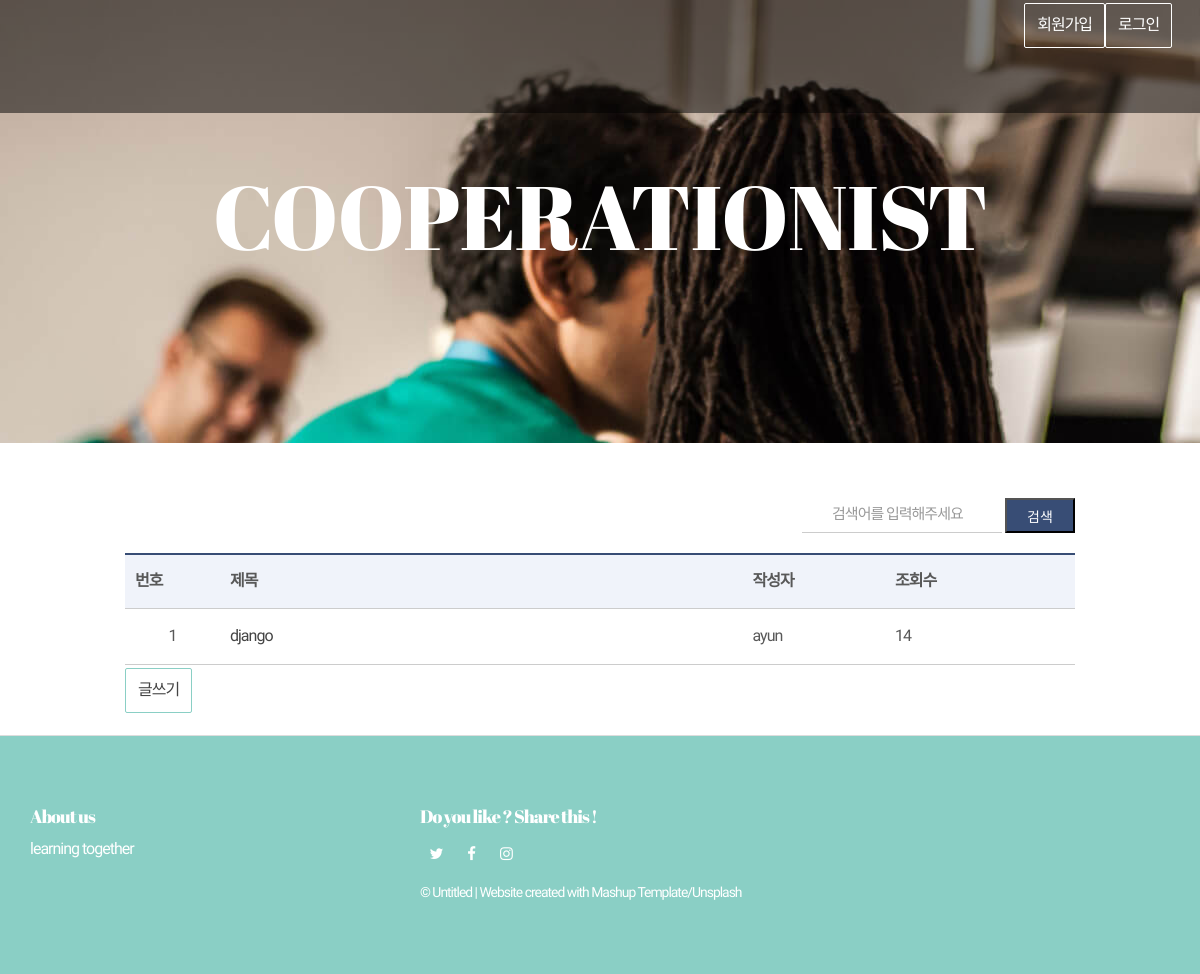
/viewList/, run on an earlier commit of the app's database.
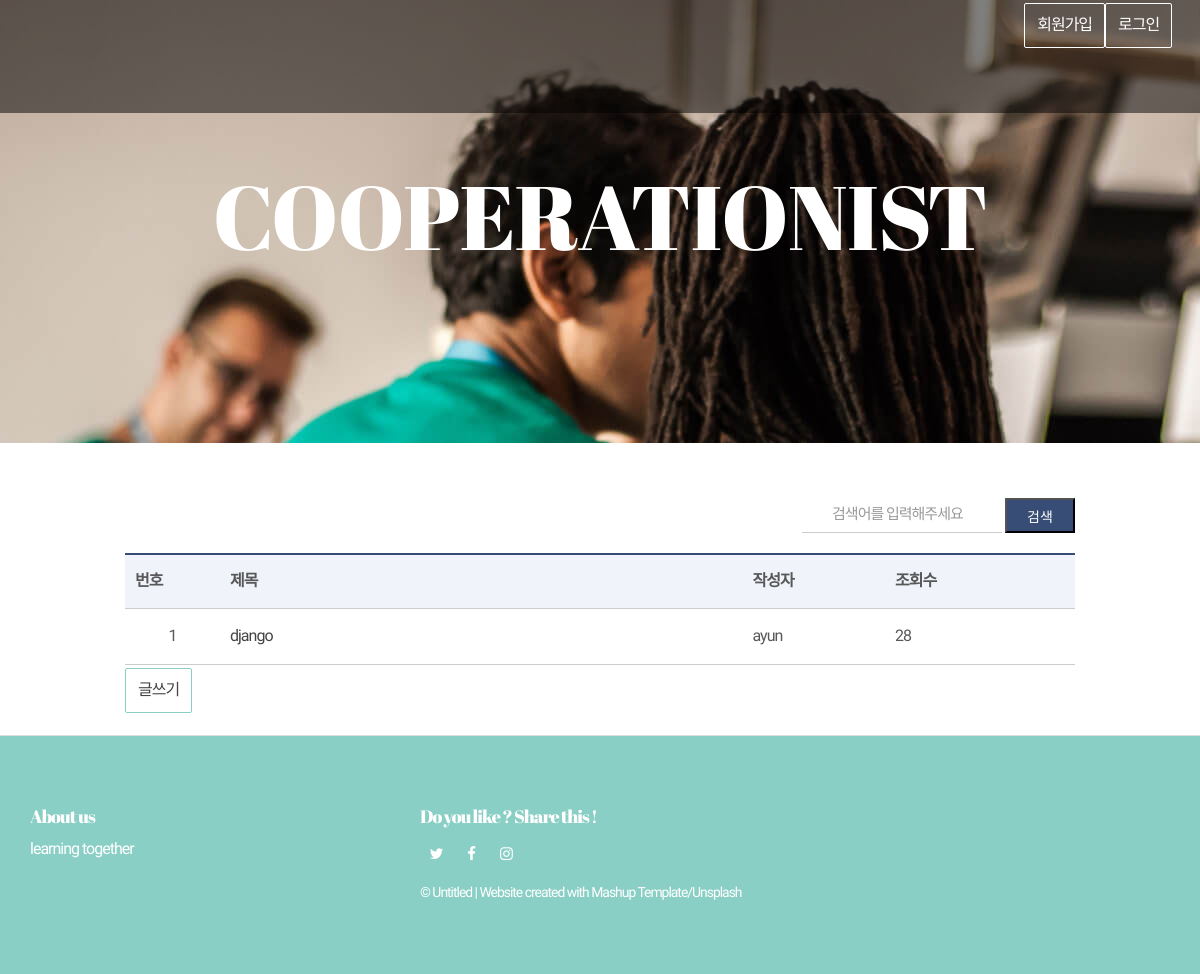
And on a later commit of the database.
### web01/models.py (models this page shows)
class Content(models.Model):
    objects = models.Manager()
    title = models.CharField(max_length=105)
    context = models.CharField(max_length=225)
    cnt = models.IntegerField(default=0)
    userId = models.ForeignKey(User, on_delete=models.CASCADE)

class User(models.Model):
    objects = models.Manager()
    user_id = models.CharField(max_length=50)
    password = models.CharField(max_length=50)

### web01/views.py (the view)
# urls.py: re_path(r'viewList/$', views.viewList, name="viewList"),
def viewList(request):
    contents = Content.objects.all()
    return render(request,"web01/list.html", {'contents':contents})

### web01/templates/web01/list.html (shortened to what this page needs)
{% extends 'web01/base.html' %}
{% block content %}
		<div class="bodytext_area box_inner">
			<form action="./listSearch/" method="GET" class="minisrch_form">
				<fieldset>
					<input type="text" name="text" class="tbox" title="검색어를 입력해주세요" placeholder="검색어를 입력해주세요">
                    <button type="submit" class="btn_srch">검색</button>
				</fieldset>
            </form>
			<table class="bbsListTbl" summary="번호,제목,조회수 등을 제공하는 표">
				<thead>
					<tr>
						<th scope="col">번호</th>
						<th scope="col">제목</th>
						<th scope="col">작성자</th>
						<th scope="col">조회수</th>
					</tr>
                </thead>
				<tbody>
					{% for content in contents %}
					<form action="./moreView/?id={{content.id}}" method="GET">
                        <div name='content'>
                            <tr>
                                <td>{{ content.id }}</td>
								<td class="tit_notice"><a href="./moreView/?id={{content.id}}">{{content.title}}</a></td>
                                <td class="tit_notice">{{content.userId.user_id}}</a> </td>
                                <td class="tit_notice">{{content.cnt}}</a> </td>
                            </tr>
                        </div>
                    </form>
					{% endfor %}
				</tbody>
			</table>
			<a href="{% url 'listForm' %}" class="btn btn-default navbar-btn" >글쓰기</a>
			 <div class="pagination">
			</div>
		</div>
    {% endblock %}

### web01/templates/web01/base.html (shortened to what this page needs)
{% load static %}
<!DOCTYPE html>
<html lang="en">
<head>
  <link rel="stylesheet" href="{% static 'css/common.css' %}">
  <link href="{% static 'main.97292821.css'%}" rel="stylesheet"></head>
<body>
<header>
  <nav class="navbar navbar-inverse navbar-fixed-top">
    <div class="container">
      <div class="navbar-collapse">
        <button type="button" class="close" aria-label="Close"><span aria-hidden="true">&times;</span></button>
        <ul class="nav navbar-nav navbar-right white-text-container">
            {% if request.session.user %}
                <p>
                    <h4> {{ request.session.user }} 님, 환영합니다.</h4>
                    <a href="{%url 'join'%}" class="btn btn-default navbar-btn" >마이페이지</a>
                    <a href="{%url 'logout'%}" class="btn btn-default navbar-btn" >로그아웃</a>
                </p>
            {% else %}
                <p>
                    <a href="{% url 'join' %}" class="btn btn-default navbar-btn" >회원가입</a>
                    <a href="{% url 'login'%}" class="btn btn-default navbar-btn" >로그인</a>
                </p>
            {% endif %}
        </ul>
      </div>
    </div>
  </nav>
</header>
 <div class="background-image-container white-text-container" >
    <div class="overlay"></div>
    <div class="container">
        <div class="row">
                <a href="{% url 'index'%}" class="col-xs-12">
                    <h1>COOPERATIONIST</h1>
                </a>
                <p class="nav navbar-nav navbar-right white-text-container">It will be even better if we share it together.</p>
            </div>
        </div>
    </div>
{% block content %}
{% endblock %}
<footer class="footer-container white-text-container">
    <div class="container">
        <div class="row">
                <div class="col-md-4">
                    <h4>About us</h4>
                    <p>learning together</p>
                </div>
                <div class="col-md-4">
                    <h4>Do you like ? Share this !</h4>
                    <div>
                        <p>
                            <a href="https://www.twitter.com" class="fa-icon" title="">
                            <i class="fa fa-twitter" aria-hidden="true"></i>
                            </a>
                            <a href="https://www.facebook.com" class="fa-icon" title="">
                                <i class="fa fa-facebook" aria-hidden="true"></i>
                            </a>
                            <a href="https://www.instagram.com" class="fa-icon" title="">
                                <i class="fa fa-instagram" aria-hidden="true"></i>
                            </a>
                        </p>
                    </div>
                    <div>
                        <p><small>© Untitled | Website created with <a href="http://www.mashup-template.com/" title="Create website with free html template">Mashup Template</a>/<a href="https://www.unsplash.com/" title="Beautiful Free Images">Unsplash</a></small></p>
                    </div>
                </div>
        </div>
    </div>
</footer>

### static/css/common.css (style rules this page uses)
html, body, div, span, applet, object, iframe, h1, h2, h3, h4, h5, h6, p, blockquote, pre, a, abbr, acronym, address, big, cite, code, del, dfn, em, img, ins, kbd, q, s, samp, small, strike, strong, sub, sup, tt, var, b, u, i, center, dl, dt, dd, ol, ul, li, fieldset, form, label, legend,button, table, caption, tbody, tfoot, thead, tr, th, td, article, aside, canvas, details, embed, figure, figcaption, footer, header, hgroup, menu, nav, output, ruby, section, summary, time, mark, audio, video { margin:0; padding:0; }
h1, h2, h3, h4, h5, h6 { font-weight:normal; font-size:inherit; }
article, aside, details, figcaption, figure, footer, header, hgroup, menu, nav, section { display:block; }
body { line-height:1; }
img, fieldset, a { border:none; }
table, thead, tbody, tfoot { border-collapse:collapse; border-spacing:0; border:0 none; }
ul, ol, li { list-style:none; }
input, select, textarea, button, form img, label { vertical-align:middle; }
a { text-decoration:none; }
a:link { color:#444; }
input[type=text] { -webkit-appearance:none; box-sizing:border-box; display:inline-block; height:45px; padding:0 10px; border:1px solid #ccc; background-color:#fff; line-height:normal; font-size:15px; }
html { height:100%; }
body { height:100%; font-family:'Malgun Gothic','맑은 고딕',sans-serif; font-size:16px; letter-spacing:-1px; color:#444; white-space:normal; word-wrap:break-word; }
input, select, textarea { box-sizing:border-box; font-size:15px; font-family:'Malgun Gothic','맑은 고딕',sans-serif; letter-spacing:-1px; color:#444; -webkit-appearance:none; }
input, textarea { -webkit-appearance:none; border-radius:0; }
* { -webkit-text-size-adjust:none; }
.btn_srch { display:inline-block; width:70px; text-align:center; height:35px; font-size:14px; line-height:35px; vertical-align:middle; background:#384d75; color:#fff !important; }
.box_inner { width:1050px; margin:0 auto; }
header { position:absolute; left:0; top:0; width:100%; height:113px; background:rgba(0,0,0,0.5); z-index:100; }
footer { border-top:1px solid #ddd; }
.bodytext_area { box-sizing:border-box; padding:55px 50px 0; }
.minisrch_form { width:100%; text-align:right; margin-bottom:20px; }
.minisrch_form .tbox { padding:0 5px 0 30px; width:200px; height:35px; line-height:35px; border:none; border-bottom:1px solid #ccc; background:url('../img/ico_search.png') no-repeat 10px 50%; background-size:15px; }
.bbsListTbl { width:100%; border-top:2px solid #384d75; }
.bbsListTbl th, .bbsListTbl td { padding:10px; box-sizing:border-box; height:55px; }
.bbsListTbl th { border-bottom:1px solid #ccc; background:#f0f3fa; }
.bbsListTbl td { text-align:center; line-height:1.3; border-bottom:1px solid #ccc; }
.bbsListTbl td.tit_notice { text-align:left; }
.bbsListTbl td:nth-child(1) { width:10%; }
.bbsListTbl td:nth-child(2) { width:55%; }
.bbsListTbl td:nth-child(3) { width:15%; }
.bbsListTbl td:nth-child(4) { width:20%; }
.pagination { padding:40px 0 0; text-align:center; }

What changed in the data, as far as the page shows it:
changed Content "django": cnt "14" → "28"
